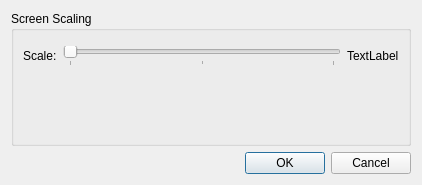
<?xml version="1.0" encoding="UTF-8"?>
<ui version="4.0">
 <class>Scaling</class>
 <widget class="QDialog" name="Scaling">
  <property name="geometry">
   <rect>
    <x>0</x>
    <y>0</y>
    <width>422</width>
    <height>185</height>
   </rect>
  </property>
  <property name="windowTitle">
   <string>Dialog</string>
  </property>
  <layout class="QVBoxLayout" name="verticalLayout_2">
   <item>
    <widget class="QGroupBox" name="groupBox">
     <property name="title">
      <string>Screen Scaling</string>
     </property>
     <layout class="QVBoxLayout" name="verticalLayout">
      <item>
       <widget class="KMessageWidget" name="warningWidget"/>
      </item>
      <item>
       <layout class="QHBoxLayout" name="horizontalLayout_2">
        <item>
         <widget class="QLabel" name="label">
          <property name="text">
           <string>Scale:</string>
          </property>
         </widget>
        </item>
        <item>
         <widget class="QSlider" name="scaleSlider">
          <property name="minimum">
           <number>10</number>
          </property>
          <property name="maximum">
           <number>30</number>
          </property>
          <property name="singleStep">
           <number>1</number>
          </property>
          <property name="pageStep">
           <number>5</number>
          </property>
          <property name="value">
           <number>10</number>
          </property>
          <property name="sliderPosition">
           <number>10</number>
          </property>
          <property name="tracking">
           <bool>true</bool>
          </property>
          <property name="orientation">
           <enum>Qt::Horizontal</enum>
          </property>
          <property name="tickPosition">
           <enum>QSlider::TicksBelow</enum>
          </property>
          <property name="tickInterval">
           <number>10</number>
          </property>
         </widget>
        </item>
        <item>
         <widget class="QLabel" name="scaleLabel">
          <property name="text">
           <string>TextLabel</string>
          </property>
         </widget>
        </item>
       </layout>
      </item>
      <item>
       <widget class="PreviewWidget" name="previewWidget" native="true"/>
      </item>
      <item>
       <spacer name="verticalSpacer">
        <property name="orientation">
         <enum>Qt::Vertical</enum>
        </property>
        <property name="sizeHint" stdset="0">
         <size>
          <width>20</width>
          <height>40</height>
         </size>
        </property>
       </spacer>
      </item>
     </layout>
    </widget>
   </item>
   <item>
    <widget class="QDialogButtonBox" name="buttonBox">
     <property name="standardButtons">
      <set>QDialogButtonBox::Cancel|QDialogButtonBox::Ok</set>
     </property>
    </widget>
   </item>
  </layout>
 </widget>
 <customwidgets>
  <customwidget>
   <class>KMessageWidget</class>
   <extends>QFrame</extends>
   <header>kmessagewidget.h</header>
   <container>1</container>
  </customwidget>
  <customwidget>
   <class>PreviewWidget</class>
   <extends>QWidget</extends>
   <header>previewwidget.h</header>
   <container>1</container>
  </customwidget>
 </customwidgets>
 <resources/>
 <connections>
  <connection>
   <sender>buttonBox</sender>
   <signal>accepted()</signal>
   <receiver>Scaling</receiver>
   <slot>accept()</slot>
   <hints>
    <hint type="sourcelabel">
     <x>269</x>
     <y>164</y>
    </hint>
    <hint type="destinationlabel">
     <x>229</x>
     <y>143</y>
    </hint>
   </hints>
  </connection>
  <connection>
   <sender>buttonBox</sender>
   <signal>rejected()</signal>
   <receiver>Scaling</receiver>
   <slot>reject()</slot>
   <hints>
    <hint type="sourcelabel">
     <x>405</x>
     <y>164</y>
    </hint>
    <hint type="destinationlabel">
     <x>421</x>
     <y>155</y>
    </hint>
   </hints>
  </connection>
 </connections>
</ui>
